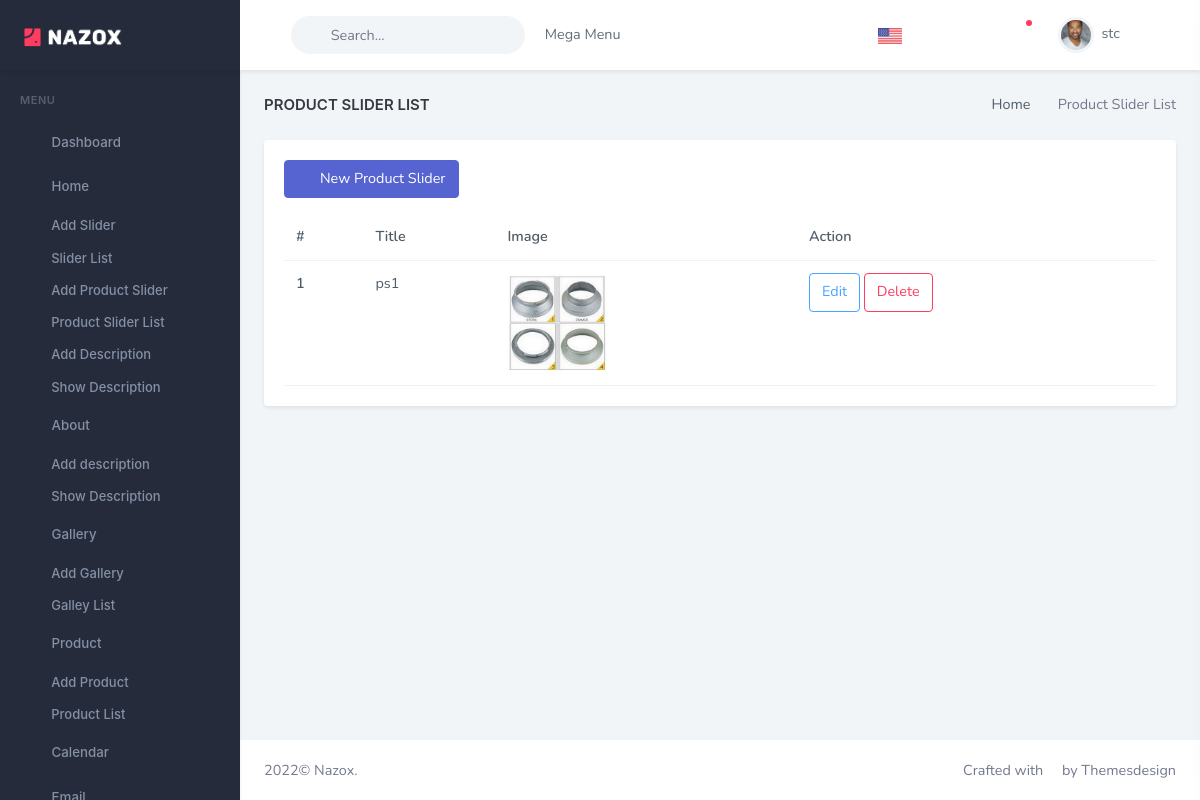
The page /dashboard/product-slider-list (signed in) on the database as committed earlier.
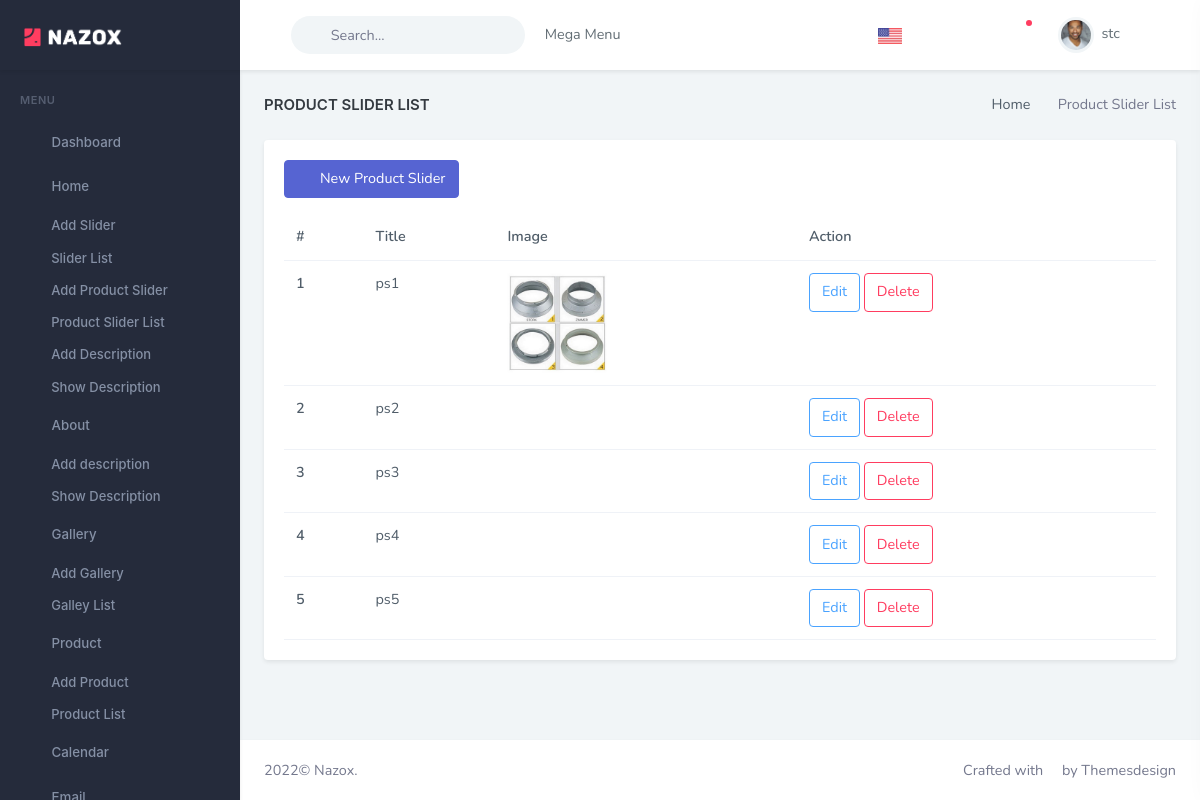
The same page on the database as committed later.
### home/models.py (models this page shows, shortened)
class ProductSlider(models.Model):
    title = models.CharField(max_length=100)
    image = models.ImageField(upload_to='product-slider')

### home/views.py (the view)
# urls.py: path('dashboard/product-slider-list', views.ProductSliderListView.as_view(), name='dash-product-slider'),  # Product slider list
class ProductSliderListView(LoginRequiredMixin, View):
    def get(self, request):
        context = {
            'ps': ProductSlider.objects.all(),
            'title': " Product Slider List",
            'pageview': "Home"
        }
        return render(request, 'home/product_slider_list.html', context)

### templates/home/product_slider_list.html
{% extends 'partials/base.html' %}
{% load static %}
{% block content %}
                        <div class="row">
                            <div class="col-lg-12">
                                <div class="card">
                                    <div class="card-body">
                                        <div class="">
                                            <a href="{% url 'product-slider-create' %}" class="btn btn-primary mb-3"><i class="mdi mdi-plus me-2"></i> New Product Slider</a>
                                        </div>
                                        <div class="table-responsive">
                                            <table class="table mb-0">
                                                <thead>
                                                    <tr>
                                                        <th>#</th>
                                                        <th>Title</th>
                                                        <th>Image</th>
                                                        <th>Action</th>
                                                    </tr>
                                                </thead>
                                                {% for item in ps %}
                                                <tbody>
                                                    <tr>
                                                        <th scope="row">{{forloop.counter}}</th>
                                                        <td>{{item.title}}</td>
                                                        <td><img src="{{ item.image.url }}" alt=""  height="100" /></td>
                                                        <td>
                                                            <a href="{% url 'product-slider-edit' item.id %}">
                                                                <button class="btn btn-outline-info">Edit</button>
                                                            </a>
                                                            <a href="{% url 'delete-product-slider' item.id %}">
                                                                <button class="btn btn-outline-danger">Delete</button>
                                                            </a>
                                                        </td>
                                                    </tr>
                                                </tbody>
                                                {% endfor %}
                                            </table>
                                        </div>
                                    </div>
                                </div>
                            </div>
                        </div>
{% endblock content %}

Rows that differ between the two databases and show on the page:
added ProductSlider: title "ps2"
added ProductSlider: title "ps3"
added ProductSlider: title "ps4"
added ProductSlider: title "ps5"
